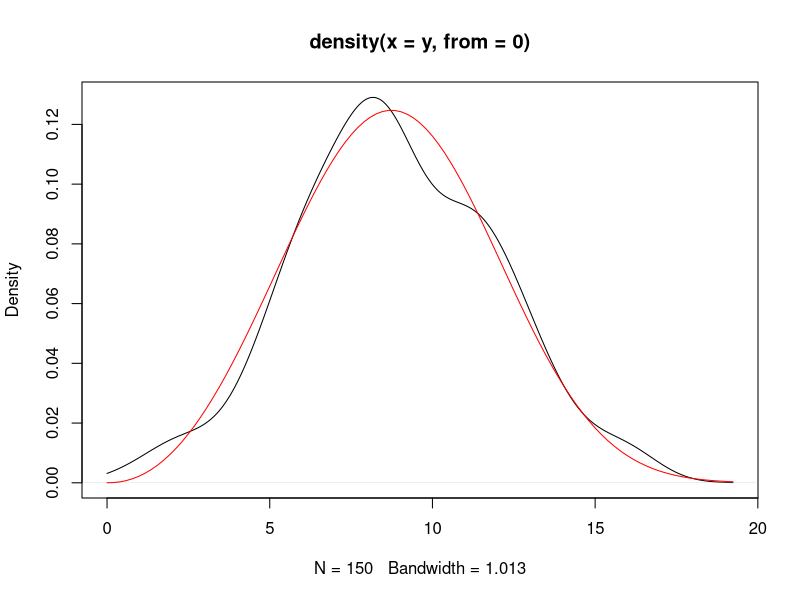
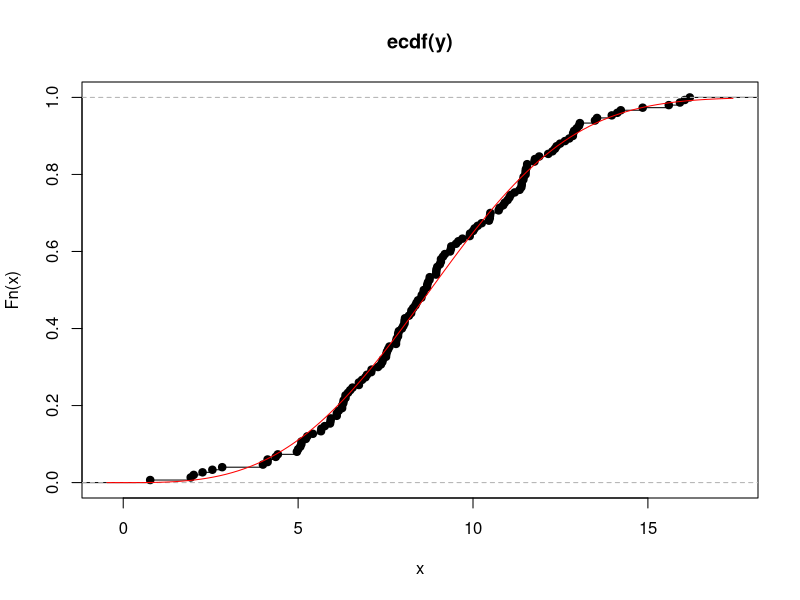

These charts were generated, in order, by the following R code:
library(MASS)

help(fitdistr)


# Simula do modelo e estima por máxima verossimilhança.
y <- rweibull(n = 150, shape = 3, scale = 10)

mle <- MASS::fitdistr(x = y, densfun = "weibull")
mle

str(mle)

# Escala da densidade (ruim).
plot(density(y, from = 0))
curve(dweibull(x,
               shape = mle$estimate["shape"],
               scale = mle$estimate["scale"]),
      add = TRUE, col = "red")

# Escala da acumulada (melhor).
plot(ecdf(y))
curve(pweibull(x,
               shape = mle$estimate["shape"],
               scale = mle$estimate["scale"]),
      add = TRUE, col = "red")